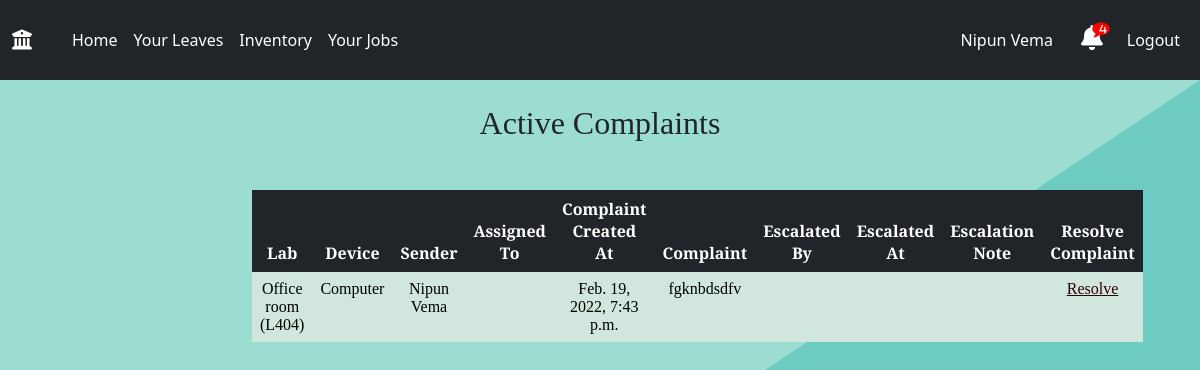
Before: /admin-dashboard/complaints-list/Active-Complaints (signed in) with the older database file.
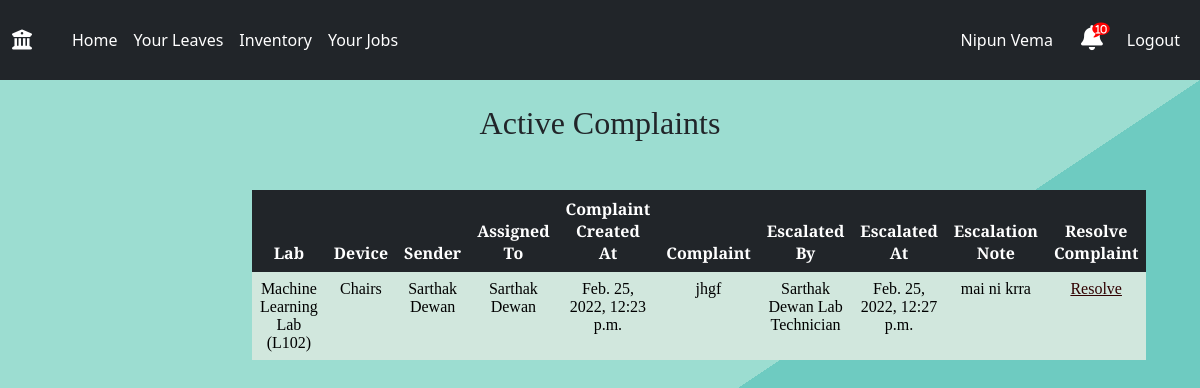
After: the same page with the newer database file.
### main/models.py (models this page shows, shortened)
class Staff(models.Model):
    user_obj = models.ForeignKey(User, on_delete=CASCADE, blank=False, null=False, default=None)
    name=models.CharField(max_length=100)
    initials=models.CharField(max_length=4,null=True,blank=True,default=None)
    mobile_number=models.IntegerField()
    email=models.EmailField()
    category=models.ForeignKey('Category',on_delete=CASCADE)
    designation=models.ForeignKey('Designation',on_delete=CASCADE)
    agency = models.ForeignKey('Agency',on_delete=CASCADE)
    room=models.ForeignKey('Room',blank=True,null=True,on_delete=SET_NULL,default=None)
    def __str__(self):
        return self.name + " " + self.designation.designation

class Complaint(models.Model):
    created_by=models.ForeignKey(Staff,null=True,blank=False,related_name='sender',on_delete=CASCADE)
    device=models.ForeignKey('Devices', on_delete=models.CASCADE,default=None)
    complaint=models.TextField(blank=False)
    created_at=models.DateTimeField(auto_now_add=True)
    isActive=models.BooleanField(default=True)
    assigned_to = models.ForeignKey("Staff", on_delete=SET_NULL, null=True, related_name='assignedtechnician',blank=True)
    escalated = models.BooleanField(default=False)
    escalated_by = models.ForeignKey(Staff,null=True,blank=True,related_name='escalatedBy',on_delete=CASCADE)
    escalated_at = models.DateTimeField(null=True, blank=True)
    escalation_note= models.TextField(blank=False, default=None, null=True)
    work_Done=models.TextField(max_length=1024,blank=True)
    who_resolved = models.ForeignKey(Staff, null=True, blank=True,related_name='resolver', on_delete=models.SET_NULL)      # if is_active == false toh who_resolved mein vo person daal do
    date_created = models.DateTimeField(auto_now_add=True, blank=True, null=True)

class Devices(models.Model):
    device_id = models.CharField(max_length=20, blank=False, null=False,unique=True)
    name=models.ForeignKey("CategoryOfDevice",blank=False,null=False, on_delete=models.CASCADE)
    description = models.TextField(max_length=1024)
    room=models.ForeignKey('Room',blank=True,null=True,on_delete=SET_NULL,default=None)
    in_inventory=models.BooleanField(default=False)
    is_working=models.BooleanField(default=True)
    not_working_reason=models.TextField(default=None,blank=True,null=True)
    who_expired = models.ForeignKey(Staff, null=True, blank=True, on_delete=models.SET_NULL)

class Room(models.Model):
    room_id = models.CharField(max_length=20, blank=False)
    name = models.CharField(max_length=255, blank=True)
    floor = models.IntegerField(blank=False, null=False, default=0)
    is_lab=models.BooleanField(default=False)

class CategoryOfDevice(models.Model):
    category = models.CharField(max_length=100, null=False)
    def __str__(self):
        return self.category

class Designation(models.Model):
    category=models.ForeignKey("Category",on_delete = CASCADE)
    designation =models.CharField(max_length=400)

### main/views.py (the view)
# urls.py: path('admin-dashboard/complaints-list/Active-Complaints', views.adminactivecomplaints, name='adminactivecomplaints'),
def adminactivecomplaints(request):
	staff = Staff.objects.get(user_obj=request.user)
	notification_count=get_notifications(staff.id)
	if request.user.is_staff:
		activecompliants=Complaint.objects.filter(isActive=True)
		return render(request, "admin/adminactiveComplaints.html", {"complaints":activecompliants,"staff":staff,'notification_count':notification_count,})
	else:
		return render(request, "pagenotfound.html")

### main/views.py (called while the page is built)
def get_notifications(id):
	current_user=Staff.objects.get(id=id)
	designation=current_user.designation.designation
	notifications=[]
	if designation == 'Lab Technician':
		notification = Notification.objects.filter(notification_type='TECH',isActive=True,checked=False).order_by('-time').all()
		notifications.extend(notification)
	receiver=str(current_user.id) +' '+current_user.name
	notification = Notification.objects.filter(reciever=receiver,isActive=True,checked=False).order_by('-time').all()
	notifications.extend(notification)
	if designation == 'System Analyst' or designation == 'Lab Supervisor':
		notification=Notification.objects.filter(reciever='admin',isActive=True,checked=False).order_by('-time').all()
		notifications.extend(notification)
	return len(notifications)

### templates/admin/adminactiveComplaints.html (shortened to what this page needs)
{% extends 'base.html' %}
{% load static %}
{% block body %}
{% include 'navbar.html' with staff=staff notification_count=notification_count %}
<section class="sectionLogin">
  <br>
  <h2 style = "text-align: center;"> Active Complaints</h2>
<div class="container mt-5">
<table class="table1 table table-borderless table-dark table-hover" style = "text-align: center;">
    <thead>
      <tr>
        <th scope="col">Lab</th>
        <th scope="col">Device</th>
        <th scope="col">Sender</th>
        <th scope="col">Assigned To</th>
        <th scope="col">Complaint Created At</th>
        <th scope="col">Complaint</th>
        <th scope="col">Escalated By</th>
        <th scope="col">Escalated At</th>
        <th scope="col">Escalation Note</th>
        <th scope="col" style="text-align: center;">Resolve Complaint</th>
      </tr>
    </thead>
        <tbody>
        {% for complaint in complaints %}
        <tr class="table-success" style = "text-align: center;">
            <td>{{ complaint.device.room.name }} ({{complaint.device.room.room_id}})</td>
            <td>{{ complaint.device.name }}</td>
            <td>{{ complaint.created_by.name }}</td>
            <td>{{ complaint.assigned_to.name }}</td>
            <td>{{ complaint.created_at }}</td>
            <td>{{ complaint.complaint }} </td>
            <td>
              {% if complaint.escalated %}
              {{ complaint.escalated_by }}
              {% endif %}
            </td>
            <td>
              {% if complaint.escalated %}
              {{ complaint.escalated_at }}
              {% endif %}
            </td>
            <td>
              {% if complaint.escalated %}
              {{ complaint.escalation_note }}
              {% endif %}
            </td>
            <td style="text-align: center;"><a href="{% url 'main:resolveConflict' pk=complaint.id %}" style="color: rgb(48, 1, 1); text-decoration: underline;">Resolve</a></td>
          </tr>
        {% endfor %}
        </tbody>
  </table>
  </div>
</section>
{% endblock body %}

### templates/base.html (shortened to what this page needs)
{% load static %}
<html lang="en">
<head>
    <link rel="stylesheet" href="https://cdn.jsdelivr.net/npm/bootstrap@5.1.3/dist/css/bootstrap.min.css">
    <link rel="stylesheet" href="https://pro.fontawesome.com/releases/v5.10.0/css/all.css"/>
    <link rel="stylesheet" href="https://cdnjs.cloudflare.com/ajax/libs/font-awesome/6.0.0-beta3/css/all.min.css" />
    <link rel="stylesheet" href="https://cdn.jsdelivr.net/npm/bootstrap-icons@1.3.0/font/bootstrap-icons.css">
    <link rel="stylesheet" href="{% static 'css/style.css' %}">
</head>
<body>
    {% block body %}{% endblock %}
</body>
</html>

### templates/navbar.html (shortened to what this page needs)
{% extends "base.html" %}
{% load static %}
{% block body %}
<nav class="navbar navbar-expand-md navbar-dark bg-dark">
  <div class="container-fluid">
    <div class="navbar-collapse collapse w-100 order-1 order-md-0 dual-collapse2">
      <ul class="navbar-nav me-auto">
        <li class="nav-item active navbar-brand">
          <a class="navbar-brand" href="{% url 'main:user_profile' %}" style="text-decoration: none;"><i class="fas fa-university"></i></a>
        </li>
        <li class="nav-item navLink">
          <a class="nav-link nav_text" href="{% url 'main:user_profile' %}" style="text-decoration: none; color : white">Home</a>
        </li>
        {% if user.is_authenticated %}
        <li class="nav-link nav_text navLink">
          <a href="{% url 'main:userLeaves' %}" style="text-decoration: none; color : white">Your Leaves</a>
        </li>
        <li class="nav-link nav_text navLink">
          <a href="{% url 'main:viewinventory' %}" style="text-decoration: none; color : white">Inventory</a>
        </li>
        <li class="nav-link nav_text navLink">
          <a href="{% url 'main:jobALerts' %}" style="text-decoration: none; color : white">Your Jobs</a>
        </li>
        {%endif%}
      </ul>
    </div>
    <div class="navbar-collapse collapse w-100 order-3 dual-collapse2">
      <ul class="navbar-nav ms-auto">
        {% if user.is_authenticated %}
        <li class="nav-link nav-text navLink mr-5" style="margin-right: 20px;">
          <a href="{% url 'main:userProfileDetails' %}" style="text-decoration: none; color : white">{{ staff.name }} </a>
        </li>
        <li class="nav-item navbar-brand">
          <link href="https://maxcdn.bootstrapcdn.com/font-awesome/4.7.0/css/font-awesome.min.css" rel="stylesheet" />
          <a class="fas fa-bell" href="{% url 'main:notification' %}" style="text-decoration: none; color : white">
              <span class="fa fa-comment"></span>
              <span class="num">{{notification_count}}</span>
          </a>
        </li>
        <li class="nav-link nav_text navLink"><a href="{% url 'main:logout_request' id=staff.id%}" style="text-decoration: none; color : white">Logout</a></li>
        {% else %}
        <li class="nav-link nav_text navLink"><a href="{% url 'main:login' %}">Login</a></li>
        {%endif%}
      </ul>
    </div>
  </div>
</nav>
  {% endblock %}

### static/css/style.css (style rules this page uses)
a { text-decoration: none; }
:root { --green-main-1: #6ecbc1; --green-main-2: #6cccc1; --green-main-3: #75d1c1; --green-main-4: #9cddd1; --green-main-5: #c7ebe5; --darkgreen-main-1: #1a6659; --darkgreen-main-2: #409583; --blue-button-main: #03658c; --green-button-main: #48c0a5; --tomato-main: #f05e57; --purple-main-1: #57428d; --purple-main-2: #5e497e; }
.sectionLogin { font-family: "Bitter", serif; width: 100%; height: 100%; background-color: var(--green-main-4); background-image: linear-gradient( to bottom right, var(--green-main-4) 50%, var(--green-main-1) 50% ); }
@media (min-width: 1024px) { .container { width: 60%; } }

### templates/navbar.html (style rules this page uses)
.navbar { height: 80px; }
a.fa-bell { position: relative; font-size: 1.25em; color: grey; cursor: pointer; }
span.fa-comment { position: absolute; font-size: 0.7em; top: -4px; color: red; right: -7px; }
span.num { position: absolute; font-size: 0.4em; top: -1px; color: #fff; right: -4px; }

Changed rows visible on the page:
removed Complaint: device.room.name "Office room", device.room.room_id "L404", device.name "Computer", created_by.name "Nipun Vema", created_at "Feb. 19, 2022, 7:43 p.m.", complaint "fgknbdsdfv"
added Complaint: device.room.name "Machine Learning Lab", device.room.room_id "L102", device.name "Chairs", created_by.name "Sarthak Dewan", assigned_to.name "Sarthak Dewan", created_at "Feb. 25, 2022, 12:23 p.m.", complaint "jhgf", escalated_by "Sarthak Dewan Lab Technician", escalated_at "Feb. 25, 2022, 12:27 p.m.", escalation_note "mai ni krra"
Other visible differences:
{{ notification_count }}: "4" → "10"
